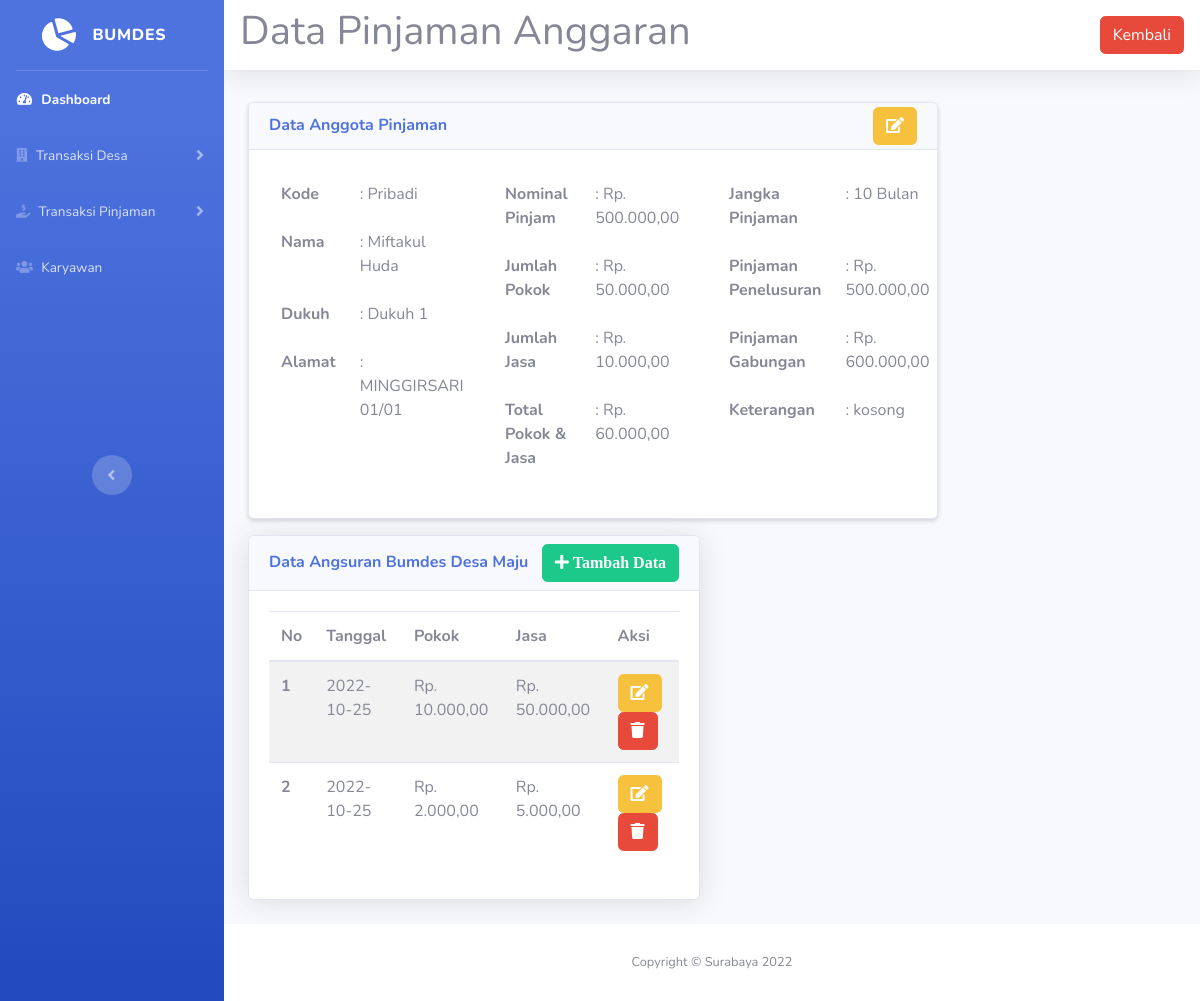
The app's page /detail_anggota_pinjam.php?id_anggota_pinjam=1 (signed in) with its own data.
### tables this page shows
CREATE TABLE `anggota_pinjam` (
  `id` int(11) NOT NULL,
  `kode` varchar(20) NOT NULL,
  `nama` varchar(100) NOT NULL,
  `dukuh` varchar(80) NOT NULL,
  `alamat` varchar(255) NOT NULL
);

CREATE TABLE `pinjaman` (
  `id_pinjaman` varchar(30) NOT NULL,
  `nominal_pinjaman` int(11) NOT NULL,
  `pokok` int(11) NOT NULL,
  `jasa` int(11) NOT NULL,
  `total_pokok_jasa` int(11) NOT NULL,
  `pinjaman_penelusuran` int(11) NOT NULL,
  `pinjaman_gabungan` int(11) NOT NULL,
  `jangka_pinjaman` varchar(10) NOT NULL,
  `keterangan` varchar(10) NOT NULL
);

CREATE TABLE `angsuran` (
  `id_anggota` varchar(40) NOT NULL,
  `tgl` date NOT NULL,
  `jasa` int(11) NOT NULL,
  `pokok` int(11) NOT NULL
);

### detail_anggota_pinjam.php (the view, shortened to what this page needs)
<!DOCTYPE html>
<html lang="en">
<head>
  <link href="vendor/fontawesome-free/css/all.min.css" rel="stylesheet" type="text/css">
  <link href="css/sb-admin-2.min.css" rel="stylesheet">
</head>
<body id="page-top">
<?php
  require ('koneksi.php');
  require ('sidebar.php');
  $id = $_GET['id_anggota_pinjam'];
  $query_data_pinjam = mysqli_query($koneksi, "SELECT a.*, b.nominal_pinjaman, b.pokok, b.jasa, b.total_pokok_jasa, b.pinjaman_penelusuran, b.pinjaman_gabungan, b.jangka_pinjaman FROM anggota_pinjam AS a JOIN pinjaman AS b ON a.id = b.id_pinjaman WHERE a.id = '$id'");
  $query_angsuran = mysqli_query($koneksi, "SELECT * FROM angsuran WHERE id_anggota = '$id'");
?>
    <div id="content">
        <nav class="navbar navbar-expand navbar-light bg-white topbar mb-4 static-top shadow d-flex justify-content-between">
            <h1>Data Pinjaman Anggaran</h1>
            <a href="pinjaman.php" class="btn btn-danger">Kembali</a>
        </nav>
        <div class="container-fluid">
          <div class="row">
            <div class="col-md-9">
              <div class="card mt-2 shadow-sm">
                  <div class="card-header py-1 d-flex flex-row justify-content-between align-items-center">
                      <h6 class="m-0 font-weight-bold text-primary">Data Anggota Pinjaman</h6>
                      <?php foreach($query_data_pinjam as $d): ?>
                        <button type="button" class="btn btn-warning" data-toggle="modal" data-target="#myKeteranganAnggota<?= $d['id'] ?>"><i class="fa fa-edit"></i></button>
                      <?php endforeach; ?>
                  </div>
                  <div class="card-body">
                      <div class="row">
                            <?php foreach($query_data_pinjam as $d): ?>
                              <div class="col-md-4">
                                  <table class="table table-borderless">
                                    <tbody>
                                      <tr>
                                        <th>Kode</th>
                                        <td>: <?= $d['kode']; ?></td>
                                      </tr>
                                    </tbody>
                                    <tbody>
                                      <tr>
                                        <th>Nama</th>
                                        <td>: <?= $d['nama']; ?></td>
                                      </tr>
                                    </tbody>
                                    <tbody>
                                      <tr>
                                        <th>Dukuh</th>
                                        <td>: <?= $d['dukuh']; ?></td>
                                      </tr>
                                    </tbody>
                                    <tbody>
                                      <tr>
                                        <th>Alamat</th>
                                        <td>: <?= $d['alamat']; ?></td>
                                      </tr>
                                    </tbody>
                                  </table>
                              </div>
                              <div class="col-md-4">
                                  <table class="table table-borderless">
                                    <tbody>
                                      <tr>
                                        <th>Nominal Pinjam</th>
                                        <td>: Rp. <?= number_format($d['nominal_pinjaman'],2,',','.'); ?></td>
                                      </tr>
                                    </tbody>
                                    <tbody>
                                      <tr>
                                        <th>Jumlah Pokok</th>
                                        <td>: Rp. <?= number_format($d['pokok'],2,',','.'); ?></td>
                                      </tr>
                                    </tbody>
                                    <tbody>
                                      <tr>
                                        <th>Jumlah Jasa</th>
                                        <td>: Rp. <?= number_format($d['jasa'],2,',','.'); ?></td>
                                      </tr>
                                    </tbody>
                                    <tbody>
                                      <tr>
                                        <th>Total Pokok & Jasa</th>
                                        <td>: Rp. <?= number_format($d['total_pokok_jasa'],2,',','.'); ?></td>
                                      </tr>
                                    </tbody>
                                  </table>
                              </div>
                              <div class="col-md-4">
                                  <table class="table table-borderless">
                                    <tbody>
                                      <tr>
                                        <th>Jangka Pinjaman</th>
                                        <td>: <?= $d['jangka_pinjaman']; ?> Bulan</td>
                                      </tr>
                                    </tbody>
                                    <tbody>
                                      <tr>
                                        <th>Pinjaman Penelusuran</th>
                                        <td>: Rp. <?= number_format($d['pinjaman_penelusuran'],2,',','.'); ?></td>
                                      </tr>
                                    </tbody>
                                    <tbody>
                                      <tr>
                                        <th>Pinjaman Gabungan</th>
                                        <td>: Rp. <?= number_format($d['pinjaman_gabungan'],2,',','.'); ?></td>
                                      </tr>
                                    </tbody>
                                    <tbody>
                                      <tr>
                                        <th>Keterangan</th>
                                        <td>
                                          : <?= isset($d['keterangan']) ? $d['keterangan'] : 'kosong'; ?>
                                        </td>
                                      </tr>
                                    </tbody>
                                  </table>
                              </div>
                            <?php endforeach; ?>
                      </div>
                  </div>
              </div>
            </div>
          </div>
        </div>
        <div class="container-fluid mt-3">
          <div class="row">
            <div class="col-md-6">
              <div class="card shadow mb-4">
                    <div class="card-header py-2 d-flex flex-row align-items-center justify-content-between">
                        <h6 class="m-0 font-weight-bold text-primary">Data Angsuran Bumdes Desa Maju</h6>
                        <button type="button" class="btn btn-success" data-toggle="modal" data-target="#myAngsuranTambah"><i class="fa fa-plus"> Tambah Data</i></button>
                    </div>
                    <div class="card-body">
                        <div class="table-responsive">
                            <table class="table table-hover table-striped w-100" id="dataTable">
                                <thead>
                                    <tr>
                                        <th>No</th>
                                        <th>Tanggal</th>
                                        <th>Pokok</th>
                                        <th>Jasa</th>
                                        <th>Aksi</th>
                                    </tr>
                                </thead>
                                <tbody>
                                    <?php
                                        $no = 1;
                                        foreach($query_angsuran as $a):
                                    ?>
                                    <tr>
                                        <th scope="row"><?= $no++; ?></th>
                                        <td><?= $a['tgl'] ?></td>
                                        <td>Rp. <?= number_format($a['pokok'],2,',','.'); ?></td>
                                        <td>Rp. <?= number_format($a['jasa'],2,',','.'); ?></td>
                                        <td>
                                            <button class="btn btn-warning" data-toggle="modal" data-target="#myPinjamanEdit"><i class="fa fa-edit"></i></button>
                                            <button class="btn btn-danger" data-id="" onclick="hapus(this)"><i class="fa fa-trash"></i></button>
                                        </td>
                                    </tr>
                                    <?php  endforeach; ?>
                                </tbody>
                            </table>
                        </div>
                    </div>
                </div>
            </div>
          </div>
        </div>
      </div>
      <?php require 'footer.php'?>
    </div>
    </div>
  </body>
</html>

### records on screen
anggota_pinjam: kode "Pribadi", nama "Miftakul Huda", dukuh "Dukuh 1", alamat "MINGGIRSARI 01/01", pinjaman.nominal_pinjaman "500.000,00", pinjaman.pokok "50.000,00", pinjaman.jasa "10.000,00", pinjaman.total_pokok_jasa "60.000,00", pinjaman.jangka_pinjaman "10", pinjaman.pinjaman_penelusuran "500.000,00", pinjaman.pinjaman_gabungan "600.000,00"
angsuran: tgl "2022-10-25", pokok "10.000,00", jasa "50.000,00"
angsuran: tgl "2022-10-25", pokok "2.000,00", jasa "5.000,00"
